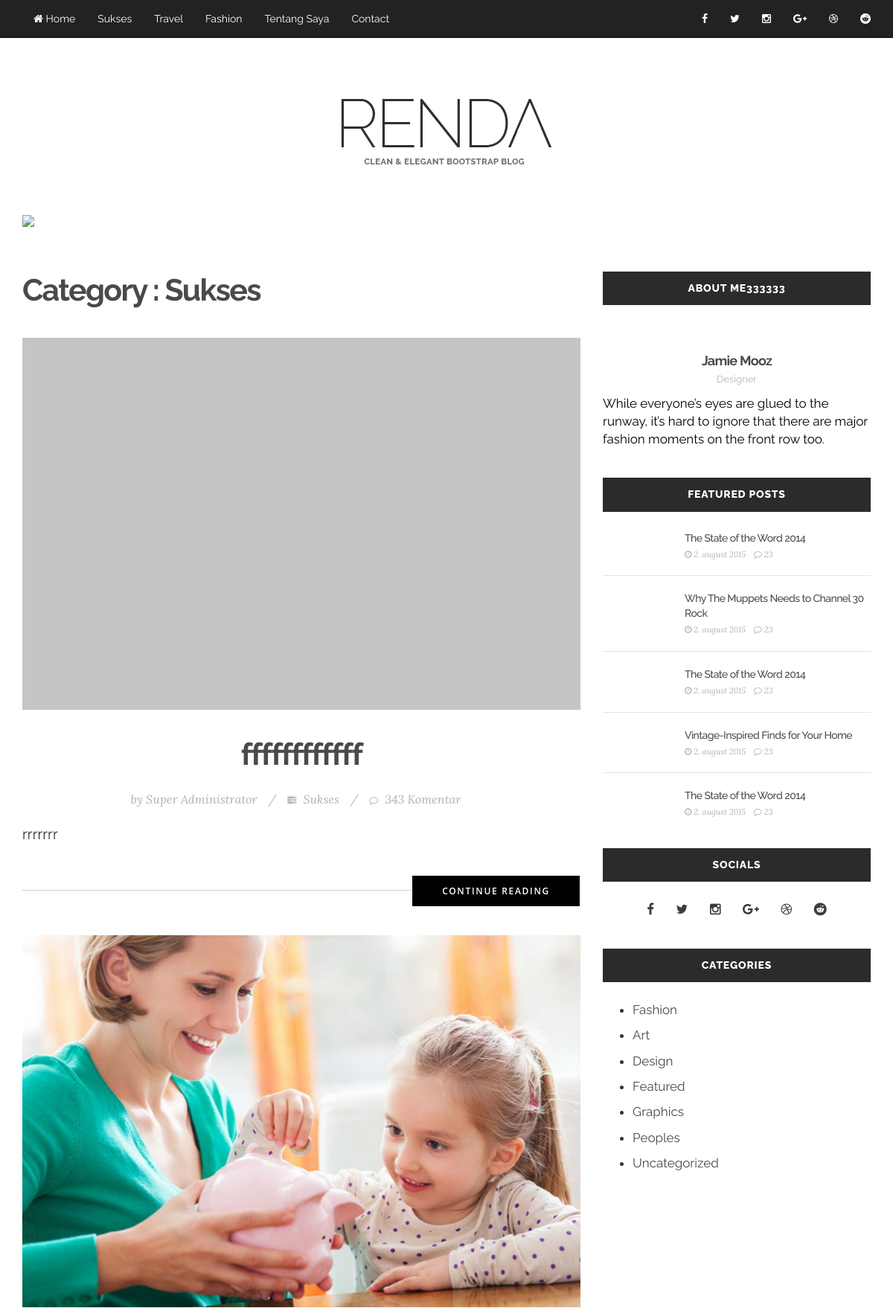
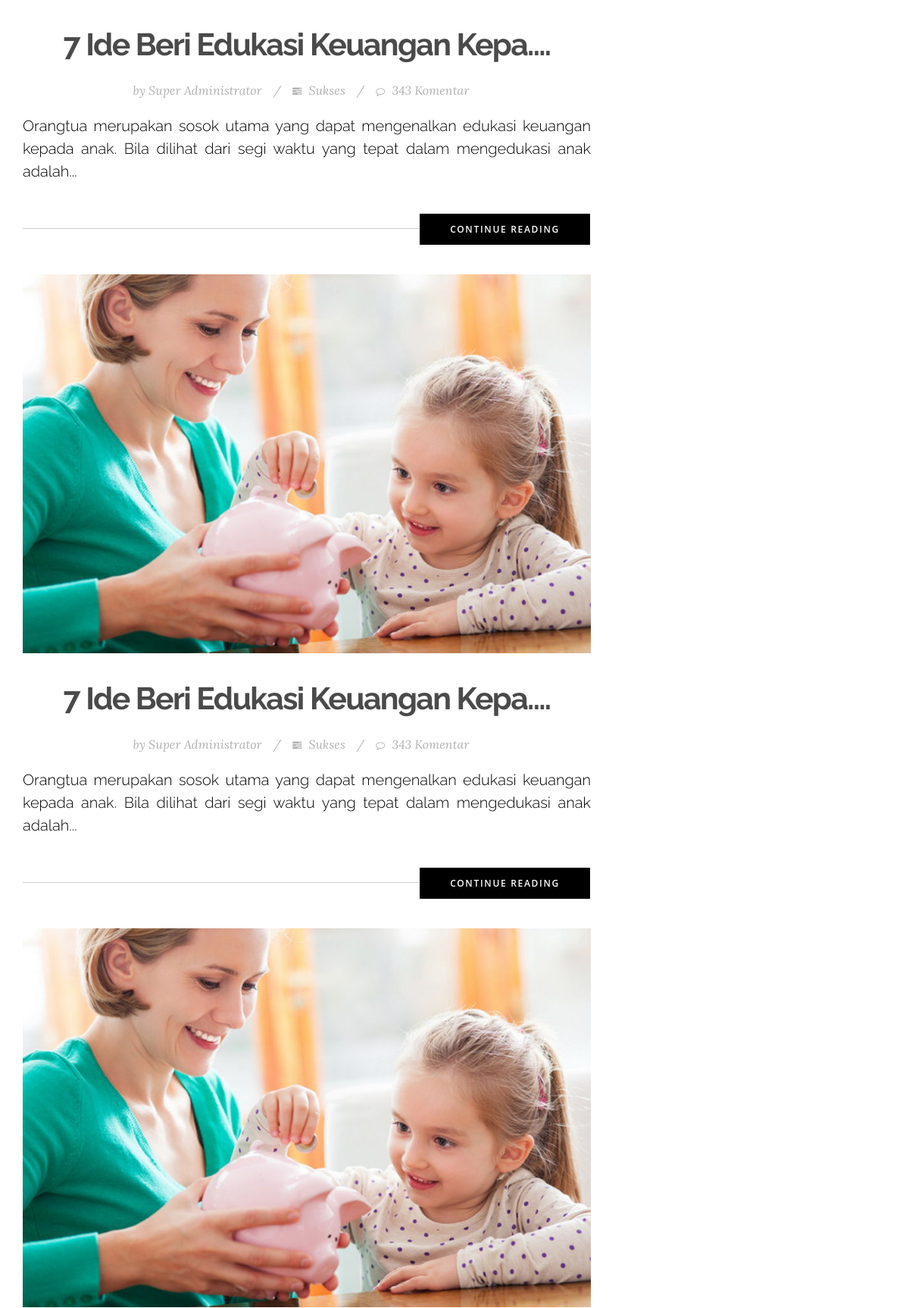
Page /category/sukses/ (upper part) on the committed database (2 pictures, top to bottom).
### tables this page shows
CREATE TABLE `mpc_post_categories` (
  `id` int NOT NULL,
  `user_id` int NOT NULL,
  `name` varchar(350) NOT NULL,
  `keywords` varchar(250) DEFAULT NULL,
  `description` text,
  `sefurl` varchar(250) NOT NULL,
  `make_day` varchar(10) NOT NULL,
  `make_date` date NOT NULL,
  `make_time` time NOT NULL,
  `active` enum('Y','N') NOT NULL
);

CREATE TABLE `mpc_posts` (
  `id` int NOT NULL,
  `category_id` int NOT NULL,
  `user_id` int NOT NULL,
  `tag_id` varchar(250) DEFAULT NULL,
  `keywords` varchar(250) DEFAULT NULL,
  `description` varchar(250) DEFAULT NULL,
  `title` varchar(250) NOT NULL,
  `image` text,
  `content` longtext NOT NULL,
  `sef_url` varchar(250) NOT NULL,
  `day_posted` varchar(10) NOT NULL,
  `date_posted` date NOT NULL,
  `time_posted` time NOT NULL,
  `active` enum('Y','N') NOT NULL DEFAULT 'Y',
  `hot_post` enum('Y','N') NOT NULL DEFAULT 'N',
  `comment` enum('allow','disallow') NOT NULL DEFAULT 'allow',
  `hits` int NOT NULL DEFAULT '1'
);

CREATE TABLE `mpc_user` (
  `id` int NOT NULL,
  `level_id` int NOT NULL,
  `languange_id` int NOT NULL,
  `full_name` varchar(300) NOT NULL,
  `email` varchar(350) NOT NULL,
  `username` varchar(250) NOT NULL,
  `password` varchar(250) NOT NULL,
  `phone_nmbr` varchar(20) NOT NULL,
  `birth_date` date NOT NULL,
  `join_date` date NOT NULL,
  `join_time` time NOT NULL,
  `login_date` datetime DEFAULT NULL,
  `logout_date` datetime DEFAULT NULL,
  `activation_code` varchar(350) DEFAULT NULL,
  `forgot_pass_code` varchar(350) DEFAULT NULL,
  `active` enum('Y','N') NOT NULL DEFAULT 'Y',
  `online` enum('Y','N') NOT NULL
);

### application/controllers/Post_category.php (called while the page is built, shortened)
<?php
	class Post_category extends Frontend_Controller {
		public function view($sef, $page = 0) {
			$sef = $this->str->xss_clean_adv($sef);
			$d = $this->cat->get_cat($sef)->row();
			$per_page = 7;
			$offset = ($page != 0) ? ($page - 1) * $per_page : 0;
			$this->data["posts_data"] = $this->post->get_all_posts("DESC", "Y", array("c.id" => $d->id), $per_page, $offset);
			$this->data["cat_data"] = $d;
			$this->data["page"] = "view_cat";
			$this->data["title"] = "{$d->name} | {$this->play->_set("site_name")} - {$this->play->_set("site_motto")}";
			$this->data["description"] = "All posts ordered by category : \"{$d->name}\" {$this->play->_set("site_name")} - {$this->play->_set("meta_description")}";
			$this->data["keywords"] = $this->play->_set("meta_keywords");
			$this->load->view("themes/frontend/{$this->frontend_theme}/view_cat", $this->data);
		}
	}

### index.php (called while the page is built, shortened)
<?php
require_once BASEPATH.'core/CodeIgniter.php';

### application/core/MY_Controller.php (called while the page is built, shortened)
<?php
	class Frontend_Controller extends MY_Controller {
		public function __construct() {
			$this->post = $this->Post_model;
			$this->cat = $this->Post_category_model;
		}
	}

### application/models/Post_category_model.php (called while the page is built, shortened)
<?php
	class Post_category_model extends CI_Model {
		public function get_cat($sef) {
			return $this->db->get_where("post_categories", array("sefurl" => $sef));
		}
	}

### application/models/Post_model.php (called while the page is built, shortened)
<?php
    class Post_model extends CI_Model {
        public function get_all_posts($order = "DESC", $active = "Y", $where = NULL, $limit = 0, $offset = 0) {
            $this->db->select("p.*, c.name AS category, c.sefurl AS cat_sef_url, u.full_name AS pub_name")
                     ->join("post_categories AS c", "`c`.`id` = `p`.`category_id`")
                     ->join("user AS u", "`u`.`id` = `p`.`user_id`")
                     ->order_by("p.id", $order)
                     ->where("p.active", $active);
            if ($limit != 0)
                $this->db->limit($limit, $offset);
            if ($where !== NULL)
                $this->db->where($where);
            return $this->db->get("posts p");
        }
    }

### application/helpers/play_helper.php (called while the page is built, shortened)
<?php
	function post_url($sef = NULL) {
		if ($sef !== NULL)
			return BASE_URL . "post/{$sef}/";
		else
			return BASE_URL . "post/";
	}
	function cat_url($sef = NULL) {
		if ($sef !== NULL)
			return BASE_URL . "category/{$sef}/";
		else
			return BASE_URL . "category/";
	}
	function assets_url($url = NULL) {
		return ASSETS_URL . $url;
	}
	function get_image($img, $no_img) {
		if (!preg_match("/^(" . str_replace("/", "\/", str_replace(":", "?:", assets_url("image/"))) . ")/", $img)
			and file_exists(ASSETS_FOLDER . "/" . IMG_FOLDER . "/{$img}"))
			return assets_url("image/{$img}");
		elseif (preg_match("((f|ht)tps?:\/\/[a-z0-9~#%@\&:=?+\/\.,_-]+[a-z0-9~#%@\&=?+\/_.;-]+)", $img)
				or preg_match("(www\.[a-z0-9~#%@\&:=?+\/\.,_-]+[a-z0-9~#%@\&=?+\/_.;-]+)", $img)
				or preg_match("((f|ht)tp:\/\/[a-z0-9~#%@\&:=?+\/\.,_-]+[a-z0-9~#%@\&=?+\/_.;-]+)",  $img)
				or preg_match("(www\.[a-z0-9~#%@\&:=?+\/\.,_-]+[a-z0-9~#%@\&=?+\/_.;-]+)", $img))
				return $img;
		else
			return $no_img;
	}
	function cut_text($text, $limit, $end_char = "....") {
		if (strlen($text) < $limit)
			return $text;
		else
			return substr($text, 0, $limit) . $end_char;
	}

### application/views/themes/frontend/renda/view_cat.php (the view, shortened to what this page needs)
<section>
	<div class="row">
		<div class="col-md-8">
		<div class="cat-title"><h1>Category : <?php echo $cat_data->name ?></h1></div>
			<?php
				if ($posts_data->num_rows() > 0) :
					foreach ($posts_data->result() as $post_data) :
						$no_img = assets_url("renda/images/750x500-1.jpg");
						if ($post_data->image !== NULL)
							$img = get_image($post_data->image, $no_img);
						else
							$img = $no_img;
			?>
			<article class="blog-post">
				<div class="blog-post-image">
					<a href="<?php echo post_url($post_data->sef_url) ?>"><img src="<?php echo $img ?>"></a>
				</div>
				<div class="blog-post-body">
					<h2><a href="<?php echo post_url($post_data->sef_url) ?>"><?php echo cut_text($post_data->title, 32) ?></a></h2>
					<div class="post-meta"><span>by <a href="#"><?php echo $post_data->pub_name ?></a></span>/<span><i class="fa fa-tasks"></i> <a href="<?php echo cat_url($post_data->cat_sef_url) ?>"><?php echo $post_data->category ?></a></span>/<span><i class="fa fa-comment-o"></i> <a href="#">343 Komentar</a></span></div>
					<p><?php echo character_limiter(strip_tags($post_data->content), 150, "...") ?></p>
					<a href="<?php echo post_url($post_data->sef_url) ?>"><div class="btn-black pull-right">Continue Reading</div></a>
				</div>
			</article>
			<?php endforeach ?>
			<?php else : ?>
			There Are No Post have been Published Here!
			<?php endif ?>
		</div>

### rows in the picture
mpc_post_categories: name "Sukses"
mpc_posts: shows a picture, title "ffffffffffff", user.full_name "Super Administrator", mpc_post_categories.name "Sukses", content "rrrrrrr"
mpc_posts: image (picture), title "7 Ide Beri Edukasi Keuangan Kepa....", user.full_name "Super Administrator", mpc_post_categories.name "Sukses", content "Orangtua merupakan sosok utama yang dapat mengenalkan edukasi keuangan kepada anak. Bila dilihat dari segi waktu yang tepat dalam mengedukasi anak adalah..."
mpc_posts: image (picture), title "7 Ide Beri Edukasi Keuangan Kepa....", user.full_name "Super Administrator", mpc_post_categories.name "Sukses", content "Orangtua merupakan sosok utama yang dapat mengenalkan edukasi keuangan kepada anak. Bila dilihat dari segi waktu yang tepat dalam mengedukasi anak adalah..."
mpc_posts: image (picture)
